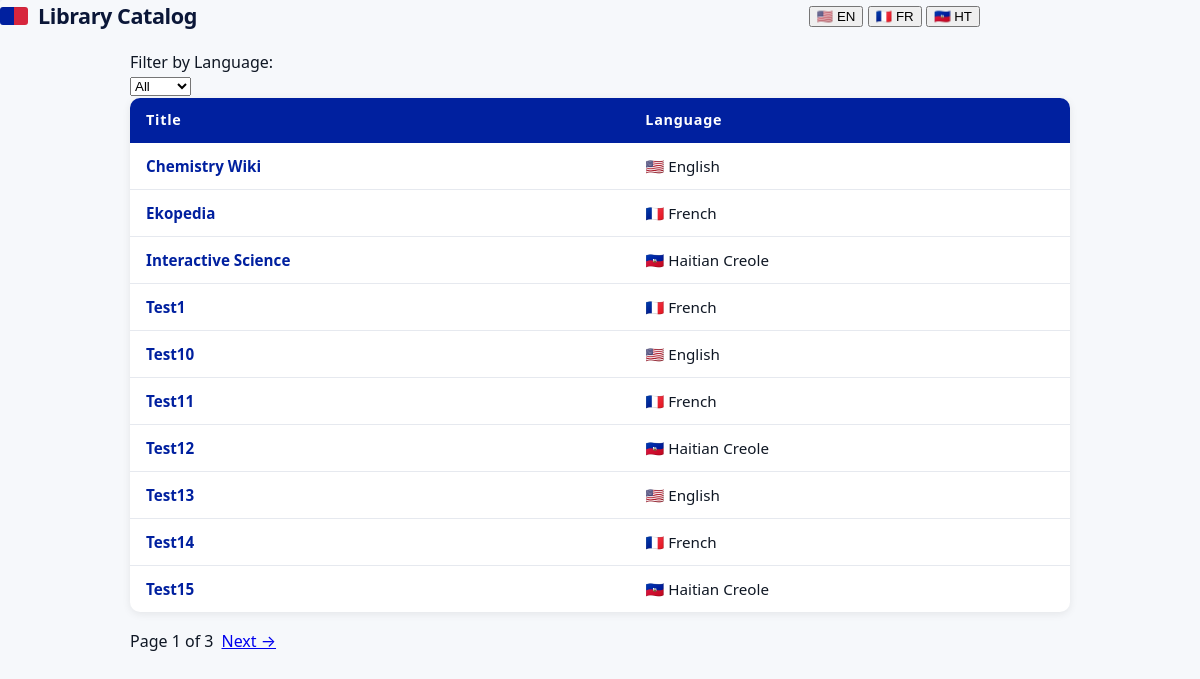
The page / on the database its author committed.
### tables this page shows
CREATE TABLE library(id INTEGER PRIMARY KEY AUTOINCREMENT,filename TEXT UNIQUE,title TEXT,language TEXT,path TEXT);

### app.py (the view)
@app.route("/")
def index():
    page = int(request.args.get("page", 1))
    language = request.args.get("language", None)
    t = get_translations()
    zim_files = get_zim_files(page, language)
    total_pages = get_total_pages(language)
    return render_template("home.html", page=page, total_pages=total_pages, zim_files=zim_files, language=language, t=t)

### app.py (called while the page is built, shortened)
def get_translations():
    lang = session.get("lang")
    if not lang:
        lang = request.accept_languages.best_match(["en", "fr", "ht"], default="en")
    if lang == "en":
        return {}

### database.py (called while the page is built)
def get_zim_files(page, language=None):
    offset = (page - 1) * 10
    connection = sqlite3.connect(config.DATABASE_PATH)
    connection.row_factory = sqlite3.Row
    cursor = connection.cursor()
    if language:
        cursor.execute("SELECT * FROM library WHERE language = ? ORDER BY title ASC LIMIT 10 OFFSET ?", (language, offset))
    else:
        cursor.execute("SELECT * FROM library ORDER BY title ASC LIMIT 10 OFFSET ?", (offset,))
    rows = cursor.fetchall()
    connection.close()
    return rows

def get_total_pages(language=None):
    connection = sqlite3.connect(config.DATABASE_PATH)
    cursor = connection.cursor()
    if language:
        cursor.execute("SELECT COUNT(*) FROM library WHERE language = ?", (language,))
    else:
        cursor.execute("SELECT COUNT(*) FROM library")
    total = cursor.fetchone()[0]
    connection.close()
    return (total + 9) // 10

### templates/home.html (shortened to what this page needs)
{% extends "layout.html" %}
{% block content %}
    <div class="content">
        <div class="filter-container">
            <label for="language-filter">{{ t.get('filter_language', 'Filter by Language') }}:</label>
            <form method="get" action="/">
                <select name="language" onchange="this.form.submit()">
                    <option value="" {% if not language %}selected{% endif %}>{{ t.get('all', 'All') }}</option>
                </select>
            </form>
        </div>
        <table id="zim-table">
            <thead>
                <tr>
                    <th>{{ t.get('title', 'Title') }}</th>
                    <th>{{ t.get('language', 'Language') }}</th>
                </tr>
            </thead>
            <tbody>
                {% for zim in zim_files %}
                <tr data-language="{{ zim['language'] }}">
                    <td><a href="/reader/{{ zim['path'] }}">{{ zim['title'] }}</a></td>
                    <td>
                        {% if zim['language'] == "en" %} 🇺🇸 English
                        {% elif zim['language'] == "fr" %} 🇫🇷 French
                        {% elif zim['language'] == "ht" %} 🇭🇹 Haitian Creole
                        {% else %} {{ zim['language'] }}
                        {% endif %}
                    </td>
                </tr>
                {% endfor %}
            </tbody>
        </table>
        <div class="pagination">
            <span>{{ t.get('page_of', 'Page {page} of {total}').replace('{page}', page|string).replace('{total}', total_pages|string) }}</span>
            {% if page < total_pages %}
                <a href="/?page={{ page + 1 }}{% if language %}&language={{ language }}{% endif %}">{{ t.get('next', 'Next →') }}</a>
            {% endif %}
        </div>
    </div>
{% endblock %}

### templates/layout.html (shortened to what this page needs)
<!DOCTYPE html>
<html lang="en">
    <head>
        <link href="{{ url_for('static', filename='styles.css') }}" rel="stylesheet">
    </head>
    <body>
        <header class="site-header">
            <h1>{{ t.get('library_catalog', 'Library Catalog') }}</h1>
            <div>
                <a href="/set-language/en"><button>🇺🇸 EN</button></a>
                <a href="/set-language/fr"><button>🇫🇷 FR</button></a>
                <a href="/set-language/ht"><button>🇭🇹 HT</button></a>
            </div>
        </header>
        {% block content %}{% endblock %}
    </body>
</html>

### static/styles.css (style rules this page uses)
:root { --bg:#f6f8fb; --card:#ffffff; --muted:#4b5563; --accent-blue:#00209f; --accent-red:#d7263d; --accent-dark:#0b1738; --border:#e6e9ef; --pattern:#f0f4ff; --max-width:980px; --radius:10px; --gap:16px; font-family: "Noto Sans", system-ui, -apple-system, "Segoe UI", Roboto, "Helvetica Neue", Arial; color-scheme: light; }
body { margin: 0; background: linear-gradient(135deg, rgba(0,32,159,0.03) 0 2px, transparent 2px 4px), linear-gradient(45deg, rgba(215,38,61,0.02) 0 2px, transparent 2px 4px), var(--bg); color: #0f1724; line-height: 1.45; -webkit-font-smoothing: antialiased; -moz-osx-font-smoothing: grayscale; padding: 0; min-height: 100vh; box-sizing: border-box; }
* { box-sizing:border-box }
html,body { height:100% }
.site-header { width:100%; max-width:var(--max-width); margin:0 0 18px; display:flex; align-items:center; justify-content:space-between; gap:12px; }
.site-header h1 { margin:0; font-size:1.35rem; letter-spacing:-0.02em; color:var(--accent-dark); display:flex; align-items:center; gap:10px; }
.site-header h1::before { content:""; width:28px; height:18px; display:inline-block; background: linear-gradient(90deg, var(--accent-blue) 50%, var(--accent-red) 50%); border-radius:3px; box-shadow:0 1px 0 rgba(0,0,0,0.06) inset; }
.content { width: 100%; max-width: var(--max-width); margin: 20px auto; padding: 0 20px; }
.pagination { margin-top:18px; display:flex; gap:8px; }
table { width: 100%; border-collapse: collapse; background: var(--card); border-radius: var(--radius); overflow: hidden; box-shadow: 0 2px 8px rgba(0,0,0,0.08); }
th { background: var(--accent-blue); color: white; padding: 12px 16px; text-align: left; font-size: 0.9rem; letter-spacing: 0.05em; }
td { padding: 12px 16px; border-bottom: 1px solid var(--border); font-size: 0.95rem; }
tr:last-child td { border-bottom: none; }
td a { color: var(--accent-blue); font-weight: 600; text-decoration: none; }

### rows shown on the page
library: title "Chemistry Wiki", language "🇺🇸 English"
library: title "Ekopedia", language "🇫🇷 French"
library: title "Interactive Science", language "🇭🇹 Haitian Creole"
library: title "Test1", language "🇫🇷 French"
library: title "Test10", language "🇺🇸 English"
library: title "Test11", language "🇫🇷 French"
library: title "Test12", language "🇭🇹 Haitian Creole"
library: title "Test13", language "🇺🇸 English"
library: title "Test14", language "🇫🇷 French"
library: title "Test15", language "🇭🇹 Haitian Creole"

### other values the page prints
{{ t.get('library_catalog', 'Library Catalog') }} "Library Catalog"
{{ t.get('filter_language', 'Filter by Language') }} "Filter by Language"
{{ t.get('title', 'Title') }} "Title"
{{ t.get('language', 'Language') }} "Language"
{{ t.get('next', 'Next →') }} "Next →"
form field language "All"
